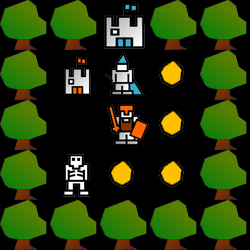

Tiled map render using the project's own tile images. Description and the whole map definition, tile-layer contents included, below:
An orthogonal 5x5 tile map with 50x50 px tiles, 1 tile layer (Capa de Patrones 1).

<map version="1.0" orientation="orthogonal" width="5" height="5" tilewidth="50" tileheight="50">
 <tileset firstgid="1" name="MainTileSet" tilewidth="50" tileheight="50">
  <image source="mainTileSet.png" trans="ff00ff" width="450" height="450" />
  <tile id="3">
   <properties>
    <property name="direccion" value="horizontal" />
   </properties>
  </tile>
 </tileset>
 <layer name="Capa de Patrones 1" width="5" height="5">
  <data>
   <tile gid="2" />
   <tile gid="2" />
   <tile gid="6" />
   <tile gid="2" />
   <tile gid="2" />
   <tile gid="2" />
   <tile gid="5" />
   <tile gid="7" />
   <tile gid="8" />
   <tile gid="2" />
   <tile gid="2" />
   <tile gid="0" />
   <tile gid="3" />
   <tile gid="8" />
   <tile gid="2" />
   <tile gid="2" />
   <tile gid="4" />
   <tile gid="8" />
   <tile gid="8" />
   <tile gid="2" />
   <tile gid="2" />
   <tile gid="2" />
   <tile gid="2" />
   <tile gid="2" />
   <tile gid="2" />
  </data>
 </layer>
</map>
